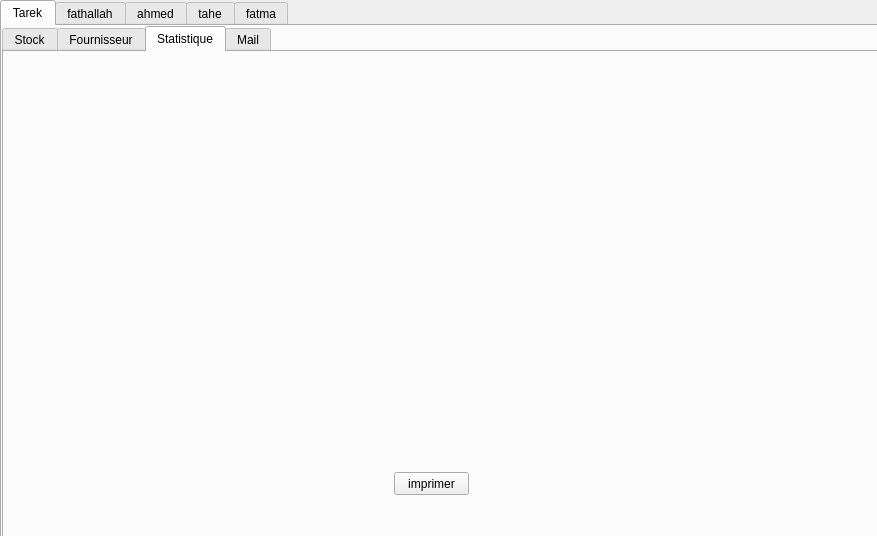
<?xml version="1.0" encoding="UTF-8"?>
<ui version="4.0">
 <class>gestions</class>
 <widget class="QDialog" name="gestions">
  <property name="geometry">
   <rect>
    <x>0</x>
    <y>0</y>
    <width>877</width>
    <height>536</height>
   </rect>
  </property>
  <property name="windowTitle">
   <string>Dialog</string>
  </property>
  <widget class="QTabWidget" name="tabWidget_4">
   <property name="geometry">
    <rect>
     <x>0</x>
     <y>0</y>
     <width>1091</width>
     <height>581</height>
    </rect>
   </property>
   <property name="currentIndex">
    <number>0</number>
   </property>
   <widget class="QWidget" name="tab_4">
    <attribute name="title">
     <string>Tarek</string>
    </attribute>
    <widget class="QTabWidget" name="tabWidget">
     <property name="geometry">
      <rect>
       <x>0</x>
       <y>0</y>
       <width>1081</width>
       <height>561</height>
      </rect>
     </property>
     <property name="currentIndex">
      <number>2</number>
     </property>
     <widget class="QWidget" name="tab">
      <attribute name="title">
       <string>Stock</string>
      </attribute>
      <widget class="QLabel" name="label_26">
       <property name="geometry">
        <rect>
         <x>-152</x>
         <y>-42</y>
         <width>131</width>
         <height>16</height>
        </rect>
       </property>
       <property name="text">
        <string>Ajouter Produit du stock</string>
       </property>
      </widget>
      <widget class="QLineEdit" name="le_qtestock">
       <property name="geometry">
        <rect>
         <x>80</x>
         <y>80</y>
         <width>113</width>
         <height>22</height>
        </rect>
       </property>
      </widget>
      <widget class="QLabel" name="label_15">
       <property name="geometry">
        <rect>
         <x>40</x>
         <y>170</y>
         <width>56</width>
         <height>16</height>
        </rect>
       </property>
       <property name="text">
        <string>Prix</string>
       </property>
      </widget>
      <widget class="QLabel" name="label_2">
       <property name="geometry">
        <rect>
         <x>20</x>
         <y>40</y>
         <width>71</width>
         <height>16</height>
        </rect>
       </property>
       <property name="text">
        <string>Libelle</string>
       </property>
      </widget>
      <widget class="QLineEdit" name="le_libstock">
       <property name="geometry">
        <rect>
         <x>80</x>
         <y>40</y>
         <width>113</width>
         <height>22</height>
        </rect>
       </property>
      </widget>
      <widget class="QLabel" name="label_3">
       <property name="geometry">
        <rect>
         <x>20</x>
         <y>80</y>
         <width>47</width>
         <height>13</height>
        </rect>
       </property>
       <property name="text">
        <string>Quantité</string>
       </property>
      </widget>
      <widget class="QLabel" name="label_17">
       <property name="geometry">
        <rect>
         <x>10</x>
         <y>120</y>
         <width>81</width>
         <height>16</height>
        </rect>
       </property>
       <property name="text">
        <string>Date validation</string>
       </property>
      </widget>
      <widget class="QLineEdit" name="le_prixstock">
       <property name="geometry">
        <rect>
         <x>80</x>
         <y>170</y>
         <width>113</width>
         <height>22</height>
        </rect>
       </property>
      </widget>
      <widget class="QPushButton" name="pb_ajouters">
       <property name="geometry">
        <rect>
         <x>60</x>
         <y>260</y>
         <width>93</width>
         <height>28</height>
        </rect>
       </property>
       <property name="styleSheet">
        <string notr="true">QPushButton {
padding: 5px;
border-radius: 5px;
background-color:rgb(0, 190, 155);
font-weight: bold;
}
QPushButton:hover
{
color :white;
}</string>
       </property>
       <property name="text">
        <string>confirmer</string>
       </property>
      </widget>
      <widget class="QPushButton" name="pbmodifierstock">
       <property name="geometry">
        <rect>
         <x>170</x>
         <y>260</y>
         <width>93</width>
         <height>28</height>
        </rect>
       </property>
       <property name="styleSheet">
        <string notr="true">QPushButton {
padding: 5px;
border-radius: 5px;
background-color:rgb(0, 190, 155);
font-weight: bold;
}
QPushButton:hover
{
color :white;
}</string>
       </property>
       <property name="text">
        <string>Modifier</string>
       </property>
      </widget>
      <widget class="QLabel" name="label">
       <property name="geometry">
        <rect>
         <x>100</x>
         <y>10</y>
         <width>121</width>
         <height>16</height>
        </rect>
       </property>
       <property name="text">
        <string>Ajouter Produit au stock</string>
       </property>
      </widget>
      <widget class="QGroupBox" name="groupBox_4">
       <property name="geometry">
        <rect>
         <x>410</x>
         <y>0</y>
         <width>661</width>
         <height>511</height>
        </rect>
       </property>
       <property name="title">
        <string>Affichage des Stocks</string>
       </property>
       <widget class="QPushButton" name="pushButton_10">
        <property name="geometry">
         <rect>
          <x>140</x>
          <y>10</y>
          <width>93</width>
          <height>28</height>
         </rect>
        </property>
        <property name="styleSheet">
         <string notr="true">QPushButton {
padding: 5px;
border-radius: 5px;
background-color:rgb(0, 190, 155);
font-weight: bold;
}
QPushButton:hover
{
color :white;
}</string>
        </property>
        <property name="text">
         <string>Rechercher</string>
        </property>
       </widget>
       <widget class="QTableView" name="tab_stock_2">
        <property name="geometry">
         <rect>
          <x>10</x>
          <y>50</y>
          <width>351</width>
          <height>192</height>
         </rect>
        </property>
       </widget>
       <widget class="QLineEdit" name="recherchestock">
        <property name="geometry">
         <rect>
          <x>240</x>
          <y>10</y>
          <width>113</width>
          <height>22</height>
         </rect>
        </property>
       </widget>
       <widget class="QPushButton" name="pushButton_date_diifrence">
        <property name="geometry">
         <rect>
          <x>220</x>
          <y>270</y>
          <width>75</width>
          <height>23</height>
         </rect>
        </property>
        <property name="text">
         <string>voir rest</string>
        </property>
       </widget>
       <widget class="QWidget" name="layoutWidget">
        <property name="geometry">
         <rect>
          <x>21</x>
          <y>270</y>
          <width>191</width>
          <height>20</height>
         </rect>
        </property>
        <layout class="QHBoxLayout" name="horizontalLayout_6">
         <item>
          <widget class="QLabel" name="label_day">
           <property name="text">
            <string/>
           </property>
          </widget>
         </item>
         <item>
          <widget class="QLabel" name="label_d">
           <property name="text">
            <string/>
           </property>
          </widget>
         </item>
         <item>
          <widget class="QLabel" name="label_moi">
           <property name="text">
            <string/>
           </property>
          </widget>
         </item>
         <item>
          <widget class="QLabel" name="label_m">
           <property name="text">
            <string/>
           </property>
          </widget>
         </item>
         <item>
          <widget class="QLabel" name="label_year">
           <property name="text">
            <string/>
           </property>
          </widget>
         </item>
         <item>
          <widget class="QLabel" name="label_y">
           <property name="text">
            <string/>
           </property>
          </widget>
         </item>
        </layout>
       </widget>
       <widget class="QLabel" name="total">
        <property name="geometry">
         <rect>
          <x>99</x>
          <y>300</y>
          <width>75</width>
          <height>23</height>
         </rect>
        </property>
        <property name="text">
         <string/>
        </property>
       </widget>
       <widget class="QLabel" name="label_total">
        <property name="geometry">
         <rect>
          <x>19</x>
          <y>300</y>
          <width>74</width>
          <height>23</height>
         </rect>
        </property>
        <property name="text">
         <string>Total:</string>
        </property>
       </widget>
       <widget class="QPushButton" name="pushButton_total">
        <property name="geometry">
         <rect>
          <x>260</x>
          <y>300</y>
          <width>75</width>
          <height>23</height>
         </rect>
        </property>
        <property name="text">
         <string>Total</string>
        </property>
       </widget>
       <widget class="QLabel" name="label_dt">
        <property name="geometry">
         <rect>
          <x>180</x>
          <y>300</y>
          <width>74</width>
          <height>23</height>
         </rect>
        </property>
        <property name="text">
         <string/>
        </property>
       </widget>
      </widget>
      <widget class="QLabel" name="label_18">
       <property name="geometry">
        <rect>
         <x>260</x>
         <y>240</y>
         <width>141</width>
         <height>16</height>
        </rect>
       </property>
       <property name="text">
        <string>Supprimer produit du stock</string>
       </property>
      </widget>
      <widget class="QPushButton" name="pb_supprimers">
       <property name="geometry">
        <rect>
         <x>280</x>
         <y>260</y>
         <width>93</width>
         <height>28</height>
        </rect>
       </property>
       <property name="styleSheet">
        <string notr="true">QPushButton {
padding: 5px;
border-radius: 5px;
background-color:rgb(0, 190, 155);
font-weight: bold;
}
QPushButton:hover
{
color :white;
}</string>
       </property>
       <property name="text">
        <string>Supprimer</string>
       </property>
      </widget>
      <widget class="QLabel" name="label_4">
       <property name="geometry">
        <rect>
         <x>260</x>
         <y>160</y>
         <width>71</width>
         <height>16</height>
        </rect>
       </property>
       <property name="text">
        <string>id</string>
       </property>
      </widget>
      <widget class="QLineEdit" name="le_idstock">
       <property name="geometry">
        <rect>
         <x>280</x>
         <y>160</y>
         <width>113</width>
         <height>22</height>
        </rect>
       </property>
      </widget>
      <widget class="QDateEdit" name="le_datestock">
       <property name="geometry">
        <rect>
         <x>90</x>
         <y>120</y>
         <width>110</width>
         <height>22</height>
        </rect>
       </property>
      </widget>
     </widget>
     <widget class="QWidget" name="tab_2">
      <attribute name="title">
       <string>Fournisseur</string>
      </attribute>
      <widget class="QLabel" name="label_6">
       <property name="geometry">
        <rect>
         <x>20</x>
         <y>130</y>
         <width>56</width>
         <height>16</height>
        </rect>
       </property>
       <property name="text">
        <string>nom soc</string>
       </property>
      </widget>
      <widget class="QPushButton" name="pb_ajouterf">
       <property name="geometry">
        <rect>
         <x>10</x>
         <y>220</y>
         <width>93</width>
         <height>28</height>
        </rect>
       </property>
       <property name="styleSheet">
        <string notr="true">QPushButton {
padding: 5px;
border-radius: 5px;
background-color:rgb(0, 190, 155);
font-weight: bold;
}
QPushButton:hover
{
color :white;
}</string>
       </property>
       <property name="text">
        <string>confirmer</string>
       </property>
      </widget>
      <widget class="QLineEdit" name="le_nomsoc">
       <property name="geometry">
        <rect>
         <x>80</x>
         <y>130</y>
         <width>113</width>
         <height>22</height>
        </rect>
       </property>
      </widget>
      <widget class="QLineEdit" name="le_lieu">
       <property name="geometry">
        <rect>
         <x>80</x>
         <y>50</y>
         <width>113</width>
         <height>22</height>
        </rect>
       </property>
      </widget>
      <widget class="QLabel" name="label_7">
       <property name="geometry">
        <rect>
         <x>20</x>
         <y>50</y>
         <width>56</width>
         <height>16</height>
        </rect>
       </property>
       <property name="text">
        <string>lieu</string>
       </property>
      </widget>
      <widget class="QLineEdit" name="le_numero">
       <property name="geometry">
        <rect>
         <x>80</x>
         <y>170</y>
         <width>113</width>
         <height>22</height>
        </rect>
       </property>
      </widget>
      <widget class="QLabel" name="label_5">
       <property name="geometry">
        <rect>
         <x>20</x>
         <y>170</y>
         <width>56</width>
         <height>16</height>
        </rect>
       </property>
       <property name="text">
        <string>numéro</string>
       </property>
      </widget>
      <widget class="QLabel" name="label_8">
       <property name="geometry">
        <rect>
         <x>20</x>
         <y>90</y>
         <width>56</width>
         <height>16</height>
        </rect>
       </property>
       <property name="text">
        <string>type eq</string>
       </property>
      </widget>
      <widget class="QLabel" name="label_10">
       <property name="geometry">
        <rect>
         <x>100</x>
         <y>20</y>
         <width>101</width>
         <height>16</height>
        </rect>
       </property>
       <property name="text">
        <string>Ajouter Fournisseur</string>
       </property>
      </widget>
      <widget class="QGroupBox" name="groupBox_5">
       <property name="geometry">
        <rect>
         <x>410</x>
         <y>0</y>
         <width>661</width>
         <height>521</height>
        </rect>
       </property>
       <property name="title">
        <string>Affichage des Fournisseur</string>
       </property>
       <widget class="QPushButton" name="pushButton_11">
        <property name="geometry">
         <rect>
          <x>150</x>
          <y>20</y>
          <width>93</width>
          <height>28</height>
         </rect>
        </property>
        <property name="styleSheet">
         <string notr="true">QPushButton {
padding: 5px;
border-radius: 5px;
background-color:rgb(0, 190, 155);
font-weight: bold;
}
QPushButton:hover
{
color :white;
}</string>
        </property>
        <property name="text">
         <string>Rechercher</string>
        </property>
       </widget>
       <widget class="QTableView" name="tab_fournisseur_2">
        <property name="geometry">
         <rect>
          <x>10</x>
          <y>50</y>
          <width>351</width>
          <height>192</height>
         </rect>
        </property>
       </widget>
       <widget class="QLabel" name="label_19">
        <property name="geometry">
         <rect>
          <x>380</x>
          <y>140</y>
          <width>141</width>
          <height>16</height>
         </rect>
        </property>
        <property name="text">
         <string/>
        </property>
       </widget>
       <widget class="QLineEdit" name="lineEdit_num_4">
        <property name="geometry">
         <rect>
          <x>250</x>
          <y>20</y>
          <width>113</width>
          <height>22</height>
         </rect>
        </property>
       </widget>
      </widget>
      <widget class="QPushButton" name="pb_supprimerf">
       <property name="geometry">
        <rect>
         <x>230</x>
         <y>220</y>
         <width>93</width>
         <height>28</height>
        </rect>
       </property>
       <property name="styleSheet">
        <string notr="true">QPushButton {
padding: 5px;
border-radius: 5px;
background-color:rgb(0, 190, 155);
font-weight: bold;
}
QPushButton:hover
{
color :white;
}</string>
       </property>
       <property name="text">
        <string>Supprimer</string>
       </property>
      </widget>
      <widget class="QLabel" name="label_9">
       <property name="geometry">
        <rect>
         <x>260</x>
         <y>100</y>
         <width>56</width>
         <height>16</height>
        </rect>
       </property>
       <property name="text">
        <string>id</string>
       </property>
      </widget>
      <widget class="QLineEdit" name="le_id">
       <property name="geometry">
        <rect>
         <x>280</x>
         <y>100</y>
         <width>113</width>
         <height>22</height>
        </rect>
       </property>
       <property name="text">
        <string/>
       </property>
      </widget>
      <widget class="QPushButton" name="pbmodifierfournisseur_2">
       <property name="geometry">
        <rect>
         <x>120</x>
         <y>220</y>
         <width>93</width>
         <height>28</height>
        </rect>
       </property>
       <property name="styleSheet">
        <string notr="true">QPushButton {
padding: 5px;
border-radius: 5px;
background-color:rgb(0, 190, 155);
font-weight: bold;
}
QPushButton:hover
{
color :white;
}</string>
       </property>
       <property name="text">
        <string>Modifier</string>
       </property>
      </widget>
      <widget class="QComboBox" name="le_typeeq">
       <property name="geometry">
        <rect>
         <x>80</x>
         <y>90</y>
         <width>101</width>
         <height>22</height>
        </rect>
       </property>
       <item>
        <property name="text">
         <string>alimentation</string>
        </property>
       </item>
       <item>
        <property name="text">
         <string>decoration</string>
        </property>
       </item>
       <item>
        <property name="text">
         <string>c</string>
        </property>
       </item>
      </widget>
     </widget>
     <widget class="QWidget" name="tab_3">
      <attribute name="title">
       <string>Statistique</string>
      </attribute>
      <widget class="QCustomPlot" name="customPlot" native="true">
       <property name="geometry">
        <rect>
         <x>60</x>
         <y>20</y>
         <width>661</width>
         <height>381</height>
        </rect>
       </property>
      </widget>
      <widget class="QPushButton" name="imp">
       <property name="geometry">
        <rect>
         <x>390</x>
         <y>420</y>
         <width>75</width>
         <height>23</height>
        </rect>
       </property>
       <property name="text">
        <string>imprimer</string>
       </property>
      </widget>
     </widget>
     <widget class="QWidget" name="tab_5">
      <attribute name="title">
       <string>Mail</string>
      </attribute>
      <widget class="QWidget" name="layoutWidget_2">
       <property name="geometry">
        <rect>
         <x>260</x>
         <y>210</y>
         <width>228</width>
         <height>25</height>
        </rect>
       </property>
       <layout class="QHBoxLayout" name="horizontalLayout_55">
        <item>
         <widget class="QPushButton" name="sendBtn">
          <property name="text">
           <string>Envoyer les produit expirees</string>
          </property>
         </widget>
        </item>
        <item>
         <widget class="QPushButton" name="exitBtn">
          <property name="text">
           <string>Exit</string>
          </property>
         </widget>
        </item>
       </layout>
      </widget>
      <widget class="QWidget" name="layoutWidget_3">
       <property name="geometry">
        <rect>
         <x>160</x>
         <y>70</y>
         <width>401</width>
         <height>131</height>
        </rect>
       </property>
       <layout class="QHBoxLayout" name="horizontalLayout">
        <item>
         <widget class="QLabel" name="label_60">
          <property name="text">
           <string>destinataire à
</string>
          </property>
         </widget>
        </item>
        <item>
         <widget class="QLineEdit" name="rcpt"/>
        </item>
       </layout>
      </widget>
     </widget>
    </widget>
   </widget>
   <widget class="QWidget" name="tab_12">
    <attribute name="title">
     <string>fathallah</string>
    </attribute>
   </widget>
   <widget class="QWidget" name="tab_11">
    <attribute name="title">
     <string>ahmed</string>
    </attribute>
   </widget>
   <widget class="QWidget" name="tab_13">
    <attribute name="title">
     <string>tahe</string>
    </attribute>
   </widget>
   <widget class="QWidget" name="tab_14">
    <attribute name="title">
     <string>fatma</string>
    </attribute>
   </widget>
  </widget>
 </widget>
 <customwidgets>
  <customwidget>
   <class>QCustomPlot</class>
   <extends>QWidget</extends>
   <header>qcustomplot.h</header>
   <container>1</container>
  </customwidget>
 </customwidgets>
 <resources/>
 <connections/>
</ui>
